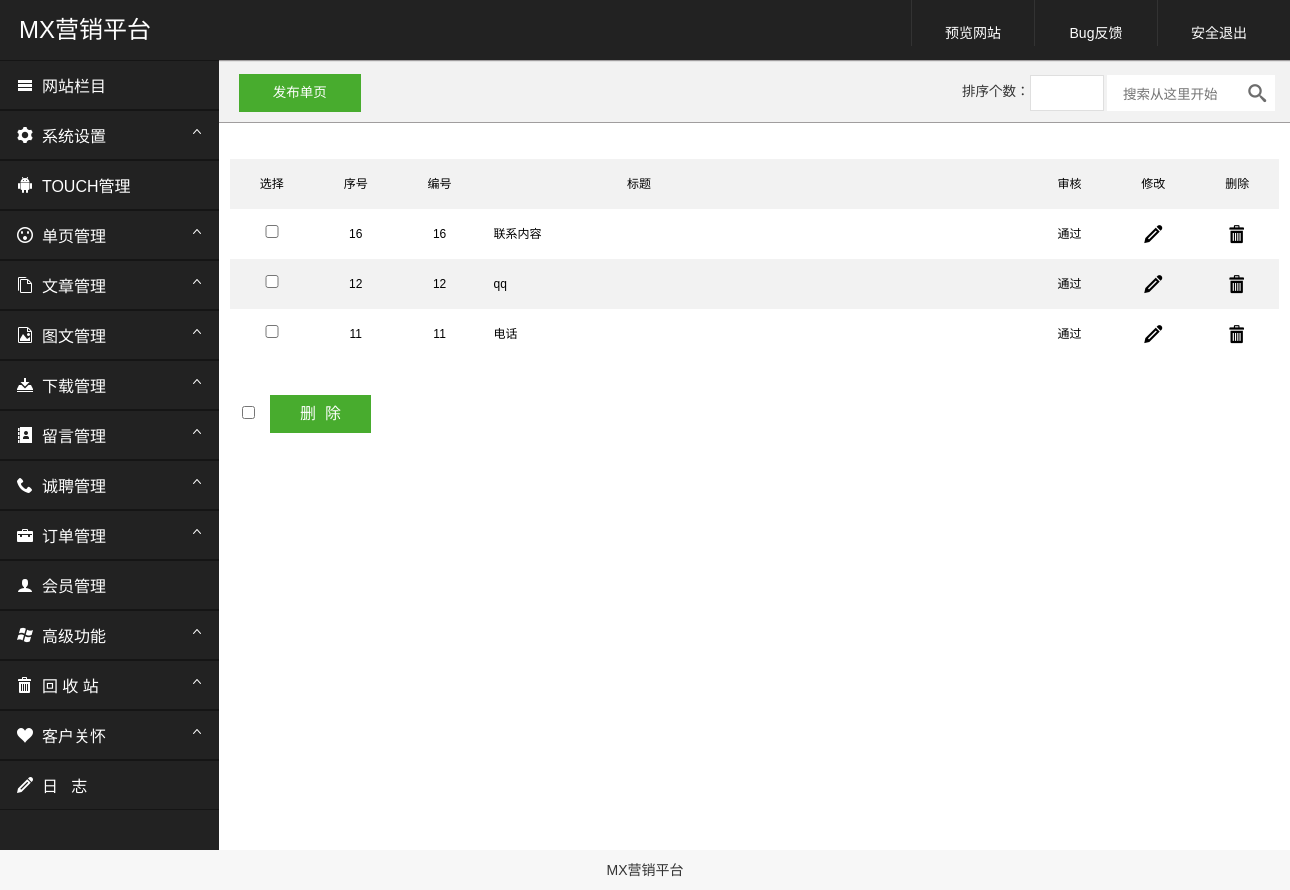
Page /manage/list.php?C=danye_list&lanmu=11 (signed in) on the committed database.
### tables this page shows
CREATE TABLE `mx_danye` (
  `lc_id` int(11) NOT NULL AUTO_INCREMENT COMMENT '编号',
  `lc_title` varchar(255) NOT NULL COMMENT '单页标题',
  `lc_content` text COMMENT '单页内容',
  `lc_sort_id` int(4) NOT NULL DEFAULT '0' COMMENT '排序序号',
  `lc_phone` int(2) DEFAULT '0' COMMENT '是否手机',
  `lc_del` int(2) DEFAULT '0' COMMENT '是否删除',
  `lc_del_time` datetime DEFAULT NULL COMMENT '删除时间',
  `lc_cant_del` int(4) DEFAULT '0' COMMENT '是否可删',
  `lc_zt` int(4) DEFAULT '1' COMMENT '是否发布',
  `lanmu` int(4) NOT NULL COMMENT '所属栏目',
  `lc_phone_content` text COMMENT '手机版内容',
  `lc_url` varchar(50) DEFAULT NULL COMMENT '外部链接',
  `lc_keywords` varchar(100) DEFAULT NULL COMMENT '关键词',
  `lc_description` varchar(100) DEFAULT NULL COMMENT '描述',
  `lc_pic` varchar(255) DEFAULT NULL COMMENT '图片路径',
  PRIMARY KEY (`lc_id`)
);

### config/config_db.php (called while the page is built, shortened)
<?php
$lc = 'mx';
?>

### manage/danye_list.php (the view, shortened to what this page needs)
<?php
require_once (dirname(__FILE__).'/common/common.php');
$lanmu = isset($_GET['lanmu'])?(int)$_GET['lanmu']:0;
$page = isset($_GET['page'])?(int)$_GET['page']:0;
if(!$page){
	$page = isset($_POST['page'])?(int)$_POST['page']:1;
}
$sortnum = isset($_GET['sortnum'])?(int)$_GET['sortnum']:0;
if(!$sortnum){
	$sortnum = isset($_POST['sortnum'])?(int)$_POST['sortnum']:0;
}
$pagesize = $sortnum>0 ? $sortnum:10;
$sql_num = "select lc_id from ".$lc."_danye ";
$wheresql = ' where lc_del = 0 ';
if($lanmu<>0){
	$wheresql.= " and lanmu = '{$lanmu}'";
}
$sql_num = $sql_num.$wheresql." order by lc_sort_id desc";
$rs_num = mysql_query($sql_num);
if($rs_num){
	$total_num = mysql_num_rows($rs_num);
}else{
	$total_num = 0;
}
$total_page = ceil($total_num/$pagesize);
$page = ($page<1)?1:$page;
$page = ($page>$total_page)?$total_page:$page;
$fromrow = ($page-1)*$pagesize;
$sql = "select * from ".$lc."_danye ";
$sql = $sql.$wheresql." order by lc_sort_id desc limit {$fromrow},{$pagesize}";
$rs = mysql_query($sql);
?>
<div class="main_l">
  <div class="mx_right_top">
    <div class="operatearea">
      <ul class="operateul">
        <li><a onClick="tipwindow('单页添加','iframe:danye_add.php?lanmu=<?php echo $lanmu?>','900','557','true',0,'true')" class="release">发布单页</a></li>
        <li class="searcharea">
        <form method="post" action="list.php?C=danye_list" onSubmit="return check_search()"><span class="sort_t">排序个数：</span><input name="sortnum" id="sortnum" type="text" class="sortnum">
          <input type="text" name="key" class="searchinput mxicon" placeholder="搜索从这里开始" id="key" onBlur="change_search(this,2)" onClick="change_search(this,1)"><input type="submit" class="searchsub mxicon" value="&#xe986;"></form>
        </li>
      </ul>
    </div>
  </div>
  <div class="mx_right_con">
    <div class="main_con">
    <form name="del" method="post" action="action/del_all.php">
      <div class="list">
        <ul class="list_head">
          <li>
          	<span>选择</span>
          	<span>序号</span>
          	<span>编号</span>
          	<span class="list_title">标题</span>
          	<span class="spanr">删除</span>
          	<span class="spanr">修改</span>
          	<span class="spanr">审核</span>
          </li>
        </ul>
        <ul class="list_con Aline" id="Dragdrop_ranking">
        <?php
        if($rs){
        	while($rows=mysql_fetch_assoc($rs)){
        	?>
          <li id="list_<?php echo $rows["lc_id"]?>">
	          <span><input type="checkbox" name="id[]" value="<?php echo $rows['lc_id']?>"></span>
	          <span class="m_sort"><?php echo $rows['lc_sort_id']?></span>
	          <span><?php echo $rows['lc_id']?></span>
	          <span class="list_title"><input type="text" value="<?php echo $rows['lc_title']?>" onChange="edit_title(this,<?php echo $rows['lc_id']?>)" class="title_input"></span>
	          <span class="spanr mxicon del"><?php if($rows['lc_cant_del']==1){ echo '<a title="不可删">不可删</a>';}else{?><a title="删除" id="del_op<?php echo $rows['lc_id']?>" onClick="del_op(this,'<?php echo $rows['lc_id']?>',1,0)">&#xe9ac;</a><?php }?></span>
	          <span class="spanr mxicon"><a title="修改" onClick="edit_singlepage(<?php echo $rows['lc_id']?>)">&#xe905;</a></span>
	          <span class="spanr"><?php if($rows['lc_zt']==1){ echo '通过';}else{ echo '未通过';}?></span>
          </li>
          <?php $sort.=$a.$rows['lc_sort_id'];
        	}
        }?>
        </ul>
      </div>
      <div class="checkall_op">
      <div class="checkall">
        <input type="checkbox" id="checkall" onClick="SelectCheckBox(this)" title="全选">
        <input type="submit" class="checkall_sub" value="删&nbsp;&nbsp;除">
        </div>
      </div>
      </form>
    </div>
  </div>
</div>

### manage/resource/css/base.css (style rules this page uses)
body, div, address, blockquote, iframe, ul, ol, dl, dt, dd, li, dl, h1, h2, h3, h4, h5, h6, p, pre, table, caption, th, td, form, legend, fieldset, input, button, select, textarea { margin:0; padding:0; font-weight: normal;font-style: normal;font-size: 100%; font-family:"Microsoft Yahei",Arial, Helvetica, sans-serif }
body { text-align:left; font-size:12px }
.operatearea { background:#f2f2f2; min-height:60px; border-bottom:#a09d9e solid 1px; border-top:#e1e1e1 solid 1px }
.operatearea .operateul { padding-top:12px; padding-bottom:10px; padding-left:20px }
.operatearea .operateul li { float:left }
.operatearea .operateul li a { height:38px; line-height:38px; display:block; text-align:center; font-size:1.125em; padding:0 2.5em 0 2.5em }
.searcharea { float:right !important; margin-right:1.4% }
.searcharea .sort_t { height:36px; line-height:36px }
.searchinput { height:36px; line-height:36px; border:none; padding-left:1.2em; padding-right:1.2em; width:100px; font-size:1.125em;vertical-align:middle; -webkit-transition:all 0.6s; transition:all 0.6s; -moz-transition:all 0.6s }
.searchsub { height:36px; line-height:36px; border:none; color:#6d6d6d; background:#FFF; font-size:1.5em; vertical-align:middle; padding:0 .5em 0 .5em }
.release { background:#48ac2e; color:#FFF }
.sort_t { color:#333333; font-size:1.125em }
.sortnum { width:60px; height:34px; border:#dfdfdf solid 1px; line-height:34px;vertical-align:middle; padding-left:.5em; padding-right:.5em }
.list_head { padding:3em 1% 0 1% }
.list_head li { background:#f2f2f2;height:50px }
.list_head li span { height:50px; line-height:50px; float:left; width:8%; text-align:center }
.list_head li .spanr { float:right !important }
.list_con { padding:0 1% 3em 1% }
.list_con li { height:50px }
.list .list_title { width:30% }
.list input { width:100%; background:none }
.list_con li span { height:50px; line-height:50px; float:left; width:8%; text-align:center }
.list_con li span a { width:50px; height:50px; display:inline-block }
.list_con li span .title_input { height:50px; line-height:50px; border:none; padding-left:1em }
.list li .del { position:relative }
.list_con li .mxicon { font-size:1.5em }
.list_con li .spanr { float:right !important }
.checkall_op { padding:0 1% 20px 1% }
#checkall { margin-left:1em; margin-right:1em }
.checkall_sub { background:#48ac2e; border:none; height:38px; line-height:38px; padding-left:30px; padding-right:30px; font-size:16px; color:#FFF }
.checkall_op .checkall { float:left }

### rows in the picture
mx_danye: lc_sort "16", lc_id "16", lc_title "联系内容", lc_zt "通过"
mx_danye: lc_sort "12", lc_id "12", lc_title "qq", lc_zt "通过"
mx_danye: lc_sort "11", lc_id "11", lc_title "电话", lc_zt "通过"
